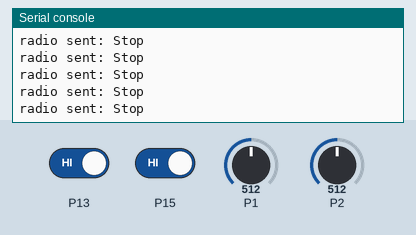
This program was run on a simulated BBC micro:bit (MakeCode). Shown: the last lines printed to the serial console. The inputs (shaded band) are chosen by the test bench; at power-on: P1 = 512, P2 = 512, P13 HIGH, P15 HIGH (analog values on the 0–1023 scale). No radio messages arrive unless stated (any console line starting 'radio sent:' is added by the test bench).

Above: at 1.2 s.
1.3 s: P1 set to 560
At 1.9 s:
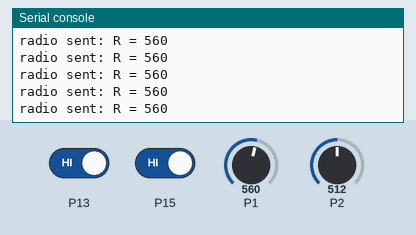
2.8 s: P2 set to 560
At 3.5 s:
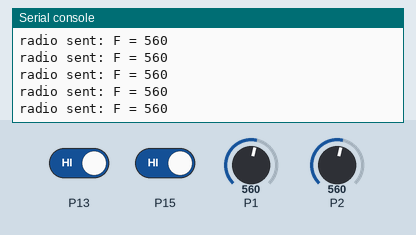
4.3 s: P13 driven LOW
At 5.4 s:
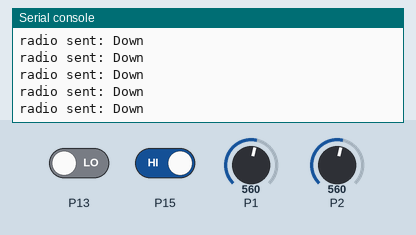
5.8 s: P15 driven LOW
At 6.7 s:
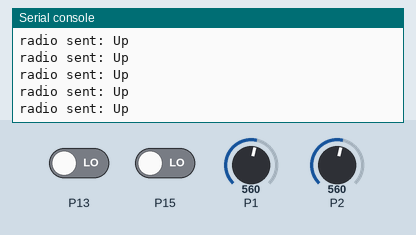

Measured:
- after the input at 1.3 s, the serial console: prints a new line at once (image 1)
- after the input at 2.8 s, the serial console: prints a new line at once (image 2)
- after the input at 4.3 s, the serial console: prints a new line at once (image 3)
- after the input at 5.8 s, the serial console: prints a new line at once (image 4)

The program:

main.ts
```typescript
let P2 = 0
let P1 = 0
let P13 = 0
let P15 = 0
radio.setGroup(1)
pins.setPull(DigitalPin.P13, PinPullMode.PullNone)
pins.setPull(DigitalPin.P15, PinPullMode.PullNone)
basic.forever(function () {
    P15 = pins.digitalReadPin(DigitalPin.P15)
    P13 = pins.digitalReadPin(DigitalPin.P13)
    P1 = pins.analogReadPin(AnalogPin.P1)
    P2 = pins.analogReadPin(AnalogPin.P2)
    if (P15 == 0) {
        radio.sendString("Up")
    } else if (P13 == 0) {
        radio.sendString("Down")
    } else {
        if (P2 > 550 && (P1 > 400 && P1 < 600)) {
            radio.sendValue("F", P2)
        } else if (P2 < 450 && (P1 > 400 && P1 < 600)) {
            radio.sendValue("B", P2)
        } else if (P1 < 450 && (P2 > 400 && P2 < 600)) {
            radio.sendValue("L", P1)
        } else if (P1 > 550 && (P2 > 400 && P2 < 600)) {
            radio.sendValue("R", P1)
        } else {
            radio.sendString("Stop")
        }
    }
})
```

test.ts
```typescript
// οι δοκιμές πηγαίνουν εδώ, δεν θα γίνει εκτέλεση όταν αυτό το πακέτο χρησιμοποιηθεί ως επέκταση.
```
